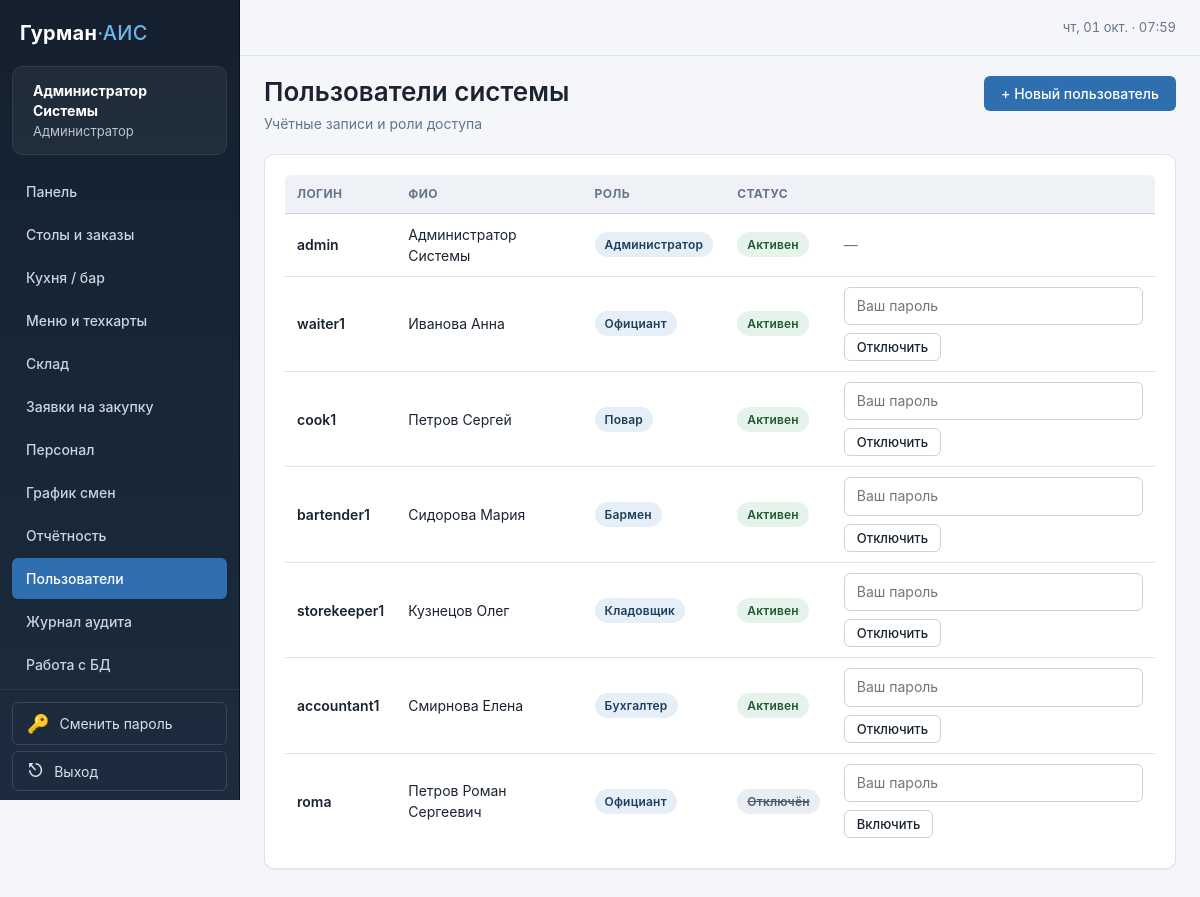
The app's page /auth/users (signed in) with its own data.
### tables this page shows
CREATE TABLE users (
    id INTEGER PRIMARY KEY AUTOINCREMENT,
    username TEXT UNIQUE NOT NULL,
    password_hash TEXT NOT NULL,
    full_name TEXT NOT NULL,
    role TEXT NOT NULL CHECK (role IN ('admin', 'waiter', 'cook', 'bartender', 'storekeeper', 'accountant')),
    is_active INTEGER NOT NULL DEFAULT 1,
    created_at TEXT NOT NULL DEFAULT (datetime('now'))
, "session_version" INTEGER NOT NULL DEFAULT 1, "must_change_password" INTEGER NOT NULL DEFAULT 0);

### blueprints/auth.py (the view)
@auth.route("/users")
@roles_required("admin")
def users():
    db = get_db()
    rows = db.execute(
        "SELECT id, username, full_name, role, is_active, created_at "
        "FROM users ORDER BY id"
    ).fetchall()
    return render_template("auth/users.html", users=rows, role_labels=ROLE_LABELS)

### blueprints/dashboard.py (called while the page is built, shortened)
def register_globals(app):
    @app.context_processor
    def inject_globals():
        demo_accounts = None
        return {
            "role_labels": ROLE_LABELS,
            "restaurant_name": app.config["RESTAURANT_NAME"],
            "is_debug": app.debug,
            "demo_accounts": demo_accounts,
        }

### db.py (called while the page is built)
def get_db():
    if "db" not in g:
        g.db = sqlite3.connect(
            Config.DATABASE,
            detect_types=sqlite3.PARSE_DECLTYPES,
            timeout=5.0,
            isolation_level=None,
        )
        g.db.row_factory = sqlite3.Row
        g.db.execute("PRAGMA foreign_keys = ON")
        g.db.execute("PRAGMA journal_mode = WAL")
        g.db.execute("PRAGMA synchronous = NORMAL")
        g.db.execute("PRAGMA busy_timeout = 5000")
    return g.db

### utils.py (called while the page is built, shortened)
def roles_required(*roles):
    def decorator(view):
        @functools.wraps(view)
        def wrapped(*args, **kwargs):
            if g.user is None:
                return redirect(url_for("auth.login", next=request.path))
            return view(*args, **kwargs)
        return wrapped
    return decorator

### templates/auth/users.html (shortened to what this page needs)
{% extends "base.html" %}
{% block content %}
<div class="page-header">
    <div>
        <h1>Пользователи системы</h1>
        <p class="subtitle">Учётные записи и роли доступа</p>
    </div>
    <a class="btn" href="{{ url_for('auth.new_user') }}">+ Новый пользователь</a>
</div>
<div class="card">
    <div class="table-wrap">
        <table class="data-table">
            <thead>
                <tr>
                    <th scope="col">Логин</th>
                    <th scope="col">ФИО</th>
                    <th scope="col">Роль</th>
                    <th scope="col">Статус</th>
                    <th scope="col" class="ta-right"></th>
                </tr>
            </thead>
            <tbody>
            {% for u in users %}
                <tr>
                    <td class="cell-title">{{ u['username'] }}</td>
                    <td>{{ u['full_name'] }}</td>
                    <td>
                        <span class="badge badge--role">
                            {{ role_labels.get(u['role'], u['role']) }}
                        </span>
                    </td>
                    <td>
                        {% if u['is_active'] %}
                            <span class="badge badge--free">Активен</span>
                        {% else %}
                            <span class="badge badge--cancelled">Отключён</span>
                        {% endif %}
                    </td>
                    <td class="ta-right">
                        {% if u['id'] != g.user['id'] %}
                        <form method="post"
                              action="{{ url_for('auth.toggle_user', user_id=u['id']) }}"
                              class="btn-row"
                              data-confirm="Подтвердите действие — потребуется ваш пароль.">
                            <input type="password" name="admin_password"
                                   placeholder="Ваш пароль"
                                   class="input--sm"
                                   autocomplete="current-password"
                                   required>
                            <button class="btn btn--secondary btn--sm" type="submit">
                                {{ 'Отключить' if u['is_active'] else 'Включить' }}
                            </button>
                        </form>
                        {% else %}
                            <span class="text-muted">—</span>
                        {% endif %}
                    </td>
                </tr>
            {% else %}
                <tr>
                    <td colspan="5" class="empty-state">Пользователи не найдены</td>
                </tr>
            {% endfor %}
            </tbody>
        </table>
    </div>
</div>
{% endblock %}

### templates/base.html (shortened to what this page needs)
<!doctype html>
<html lang="ru">
<head>
    <link rel="stylesheet" href="{{ url_for('static', filename='css/style.css') }}">
</head>
<body {% block body_attrs %}{% endblock %}>
<div class="app-layout">
    <aside class="sidebar">
        <div class="sidebar__brand">Гурман<span>·АИС</span></div>
        {% if g.user %}
        {% set R = g.user['role'] %}
        {% set ep = request.endpoint or '' %}
        <div class="sidebar__user">
            <strong>{{ g.user['full_name'] }}</strong>
            {{ role_labels.get(g.user['role'], g.user['role']) }}
        </div>
        <nav>
            <a href="{{ url_for('index') }}"
               class="{{ 'active' if ep == 'index' else '' }}">Панель</a>
            {% if R in ('admin', 'waiter') %}
            <a href="{{ url_for('orders.tables') }}"
               class="{{ 'active' if ep in ('orders.tables', 'orders.detail') else '' }}">Столы и заказы</a>
            {% endif %}
            {% if R in ('admin', 'cook', 'bartender') %}
            <a href="{{ url_for('orders.kitchen_view') }}"
               class="{{ 'active' if ep == 'orders.kitchen_view' else '' }}">Кухня / бар</a>
            {% endif %}
            {% if R in ('admin', 'cook', 'bartender', 'waiter', 'accountant') %}
            <a href="{{ url_for('dishes.list_dishes') }}"
               class="{{ 'active' if ep.startswith('dishes.') else '' }}">Меню и техкарты</a>
            {% endif %}
            {% if R in ('admin', 'storekeeper', 'accountant') %}
            <a href="{{ url_for('warehouse.stock') }}"
               class="{{ 'active' if ep in ('warehouse.stock', 'warehouse.new_ingredient', 'warehouse.movements') else '' }}">Склад</a>
            <a href="{{ url_for('warehouse.requests_list') }}"
               class="{{ 'active' if ep == 'warehouse.requests_list' else '' }}">Заявки на закупку</a>
            {% endif %}
            {% if R in ('admin', 'accountant') %}
            <a href="{{ url_for('staff.list_employees') }}"
               class="{{ 'active' if ep in ('staff.list_employees', 'staff.new_employee') else '' }}">Персонал</a>
            <a href="{{ url_for('staff.schedule') }}"
               class="{{ 'active' if ep == 'staff.schedule' else '' }}">График смен</a>
            <a href="{{ url_for('reports.index') }}"
               class="{{ 'active' if ep == 'reports.index' else '' }}">Отчётность</a>
            {% endif %}
            {% if R == 'admin' %}
                <a href="{{ url_for('auth.users') }}"
                class="{{ 'active' if ep in ('auth.users', 'auth.new_user') else '' }}">Пользователи</a>
                <a href="{{ url_for('auth.audit_log') }}"
                class="{{ 'active' if ep == 'auth.audit_log' else '' }}">Журнал аудита</a>
                <a href="{{ url_for('admin.db_tables') }}"
                class="{{ 'active' if ep in ('admin.db_tables', 'admin.db_view', 'admin.db_query') else '' }}">Работа с БД</a>
            {% endif %}
        </nav>
        <div class="sidebar__logout">
            <a class="logout-btn logout-btn--block"
               href="{{ url_for('auth.change_password') }}">
                <span>🔑</span>
                <span>Сменить пароль</span>
            </a>
            <form method="post" action="{{ url_for('auth.logout') }}">
                <button type="submit" class="logout-btn">
                    <span>⎋</span>
                    <span>Выход</span>
                </button>
            </form>
        </div>
        {% endif %}
    </aside>
    <main class="main">
        <div class="topbar">
            <div class="topbar__clock" id="clock"></div>
        </div>
        {% block content %}{% endblock %}
    </main>
</div>
</body>
</html>

### static/css/variables.css (style rules this page uses)
:root { --color-bg: #f4f6f9; --color-surface: #ffffff; --color-surface-2: #f8fafc; --color-surface-3: #eef2f7; --color-border: #dde4ec; --color-border-strong: #c8d2de; --color-text: #1a2430; --color-muted: #65758a; --color-subtle: #94a2b5; --color-inverse: #ffffff; --color-primary: #2f6fb0; --color-primary-hover: #245a95; --color-primary-active: #1d4a7c; --color-primary-soft: #e3eefa; --color-primary-ink: #173b5e; --color-success: #2f7a4a; --color-success-soft: #e6f3ea; --color-success-ink: #1e5a33; --color-danger: #b8342f; --color-danger-soft: #fbe9e7; --color-danger-ink: #7a1f1c; --color-warning: #a8730a; --color-warning-soft: #fdf3dc; --color-warning-ink: #6f4d04; --color-info: #2c5d8a; --color-info-soft: #e6eff7; --color-info-ink: #1d3f5e; --color-neutral-soft: #e9eef4; --color-neutral-ink: #4e5b6c; --radius-xs: 4px; --radius-sm: 6px; --radius: 10px; --radius-lg: 14px; --radius-pill: 999px; --shadow-sm: 0 1px 2px rgba(15, 30, 50, .06); --shadow: 0 2px 6px rgba(15, 30, 50, .08), 0 1px 2px rgba(15, 30, 50, .04); --shadow-md: 0 6px 18px rgba(15, 30, 50, .10), 0 2px 6px rgba(15, 30, 50, .05); --shadow-inset: inset 0 1px 0 rgba(255, 255, 255, .6); --font-sans: -apple-system, BlinkMacSystemFont, "Segoe UI", Roboto, "Helvetica Neue", Arial, "Noto Sans", sans-serif; --font-mono: ui-monospace, SFMono-Regular, "SF Mono", Menlo, Consolas, "Liberation Mono", monospace; --fs-xs: 12px; --fs-sm: 13px; --fs-md: 14px; --fs-lg: 16px; --fs-xl: 20px; --fs-2xl: 26px; --fs-3xl: 32px; --lh-tight: 1.25; --lh-base: 1.5; --sidebar-w: 240px; --topbar-h: 56px; --container-pad: 24px; --transition: 150ms ease; --transition-slow: 250ms ease; --focus-ring: 0 0 0 3px rgba(47, 111, 176, .28); }

### records on screen
users: user.full_name "Администратор Системы", get "Администратор", username "admin", full_name "Администратор Системы", is_active "Активен"
users: username "waiter1", full_name "Иванова Анна", get "Официант", shows "Активен", is_active "Отключить"
users: username "cook1", full_name "Петров Сергей", get "Повар", shows "Активен", is_active "Отключить"
users: username "bartender1", full_name "Сидорова Мария", get "Бармен", shows "Активен", is_active "Отключить"
users: username "storekeeper1", full_name "Кузнецов Олег", get "Кладовщик", shows "Активен", is_active "Отключить"
users: username "accountant1", full_name "Смирнова Елена", get "Бухгалтер", shows "Активен", is_active "Отключить"
users: username "roma", full_name "Петров Роман Сергеевич", get "Официант", shows "Отключён", is_active "Включить"
